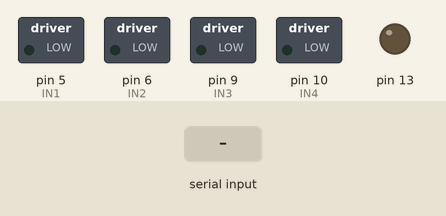
Bench run of a sketch on a simulated Arduino Uno, built with avr-gcc and run on an emulated ATmega328P. Parts: switched loads named in the sketch (green lamp = pin HIGH), output pins drawn as LEDs (lit = HIGH). The test bench sets the inputs (shaded band).

Above: at 1.2 s.
1.3 s: "0" received over the second serial link
At 1.8 s:
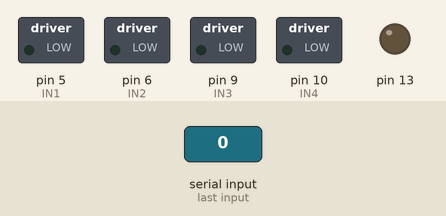
2.8 s: "1" received over the second serial link
At 4.0 s:
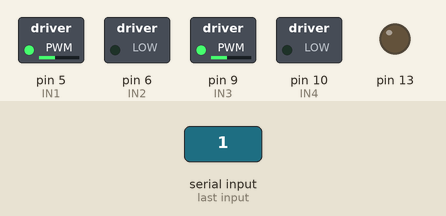
4.3 s: "2" received over the second serial link
At 5.3 s:
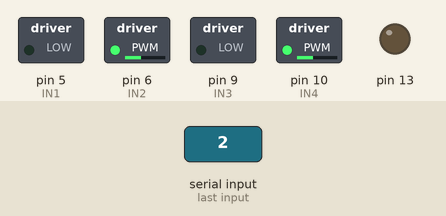
5.8 s: "3" received over the second serial link
At 6.5 s:
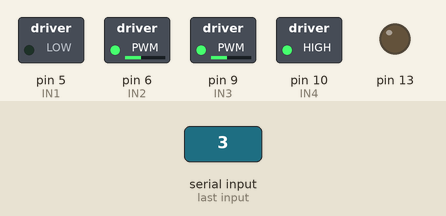
7.3 s: "4" received over the second serial link
At 7.6 s:
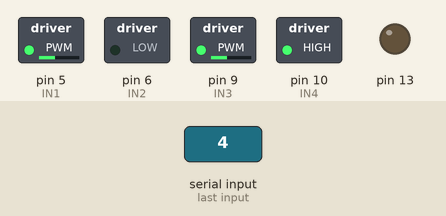
Timing chart, 0 to 9.8 s (numbered marks = the images above; inputs shaded):
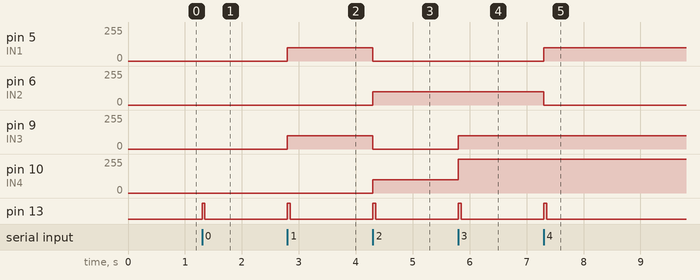

The sketch:

motor_control.ino.ino
```cpp
#include <SoftwareSerial.h>
#include <SD.h> // Хотя библиотека SD не используется, но пусть будет.

SoftwareSerial BT(4, 7); // RX, TX для Bluetooth
#define IN1 5  // Должен быть PWM-пин
#define IN2 6  // Должен быть PWM-пин
#define IN3 9
#define IN4 10
char command; // Переменная для хранения команды

void setup() {
  pinMode(IN1, OUTPUT);
  pinMode(IN2, OUTPUT);
  pinMode(IN3, OUTPUT);
  pinMode(IN4, OUTPUT);
  pinMode(13, OUTPUT);

  Serial.begin(9600); // Запускаем Serial Monitor
  BT.begin(9600);      // Запуск Bluetooth (HC-05/HC-06)
}

void loop() {
  if (BT.available() > 0) {
    command = BT.read(); // Считываем символ из Bluetooth
    digitalWrite(13, HIGH);  // Включаем светодиод

    switch (command) {
      case '0': // Остановка
        stopMotors();
        break;

      case '1': // Вперёд
        moveForward(100);
        break;

      case '2': // Назад
        moveBackward(100);
        break;

      case '3': // Влево
        turnLeft(100);
        break;

      case '4': // Вправо
        turnRight(100);
        break;

      default:
        Serial.print("Неизвестная команда: ");
        Serial.println(command); // Выводим в Serial Monitor код полученного символа
        break;
    }
    delay(50); // Задержка, чтобы увидеть светодиод
    digitalWrite(13, LOW); // Выключаем светодиод после обработки
  }
}

// Функции для движения машинки
void stopMotors() {
  analogWrite(IN1, 0);
  analogWrite(IN2, 0);
  analogWrite(IN3, 0);
  analogWrite(IN4, 0);
}

void moveForward(int speed) {
  analogWrite(IN1, speed);
  digitalWrite(IN2, LOW);
  analogWrite(IN3, speed);
  digitalWrite(IN4, LOW);
}

void moveBackward(int speed) {
  digitalWrite(IN1, LOW);
  analogWrite(IN2, speed);
  digitalWrite(IN3, LOW);
  analogWrite(IN4, speed);
}

void turnLeft(int speed) {
  digitalWrite(IN1, LOW);
  analogWrite(IN2, speed);
  analogWrite(IN3, speed);
  digitalWrite(IN4, speed);
}

void turnRight(int speed) {
  analogWrite(IN1, speed);
  digitalWrite(IN2, LOW);
  analogWrite(IN3, speed);
  digitalWrite(IN4, speed);
}
```

Measured:
- after the input at 1.3 s, pin 13: LOW → HIGH at once, → LOW 0.05 s later
- after the input at 2.8 s, pin 5 (IN1), pin 9 (IN3): 0/255 → 100/255 at once; pin 13: LOW → HIGH at once, → LOW 0.05 s later
- after the input at 4.3 s, pin 5 (IN1), pin 9 (IN3): 100/255 → 0/255 at once; pin 6 (IN2), pin 10 (IN4): 0/255 → 100/255 at once; pin 13: LOW → HIGH at once, → LOW 0.05 s later
- after the input at 5.8 s, pin 9 (IN3): 0/255 → 100/255 at once; pin 10 (IN4): 100/255 → 255/255 at once; pin 13: LOW → HIGH at once, → LOW 0.05 s later
- after the input at 7.3 s, pin 5 (IN1): 0/255 → 100/255 at once; pin 6 (IN2): 100/255 → 0/255 at once; pin 13: LOW → HIGH at once, → LOW 0.05 s later
